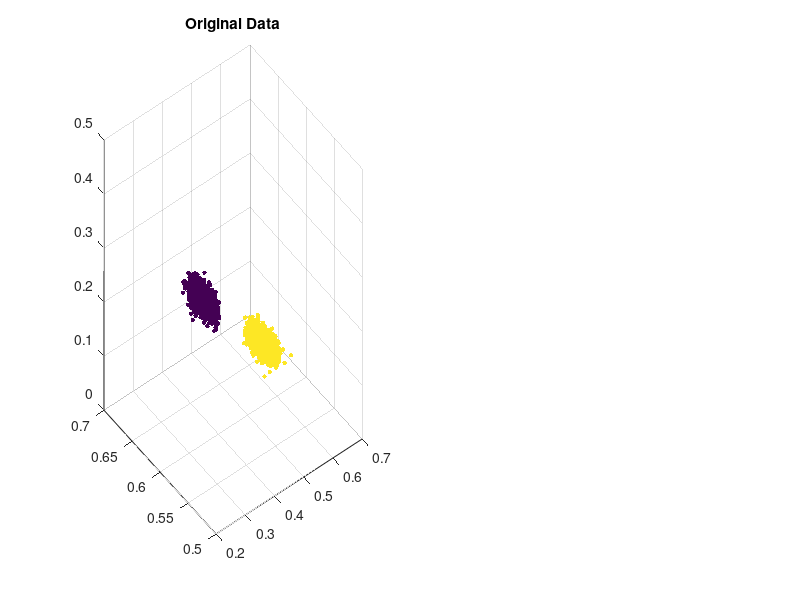

Here is the MATLAB script that generated this plot: (Note: this script raises an error after producing the figure.)
% To be run after 'measure_accuracy' is set in the branch of the FIt-SNE code: https://github.com/linqiaozhi/FIt-SNE/tree/accuracy2
addpath('../FIt-SNE_experimental/linqiaozhi/FIt-SNE')
rng(3)
dim = 3;
sigma_0 = .0001;
cluster_num = 2;
cluster_size = 2E3;
X_clusters = [];
col_clusters = repmat(1:cluster_num,cluster_size,1);
col_clusters = col_clusters(:);
for i = 1:cluster_num
    X_clusters = [X_clusters; mvnrnd(rand(dim,1)', diag(sigma_0*ones(dim,1)), cluster_size)];
end
N_clusters = size(X_clusters,1);

figure(19988)
subplot(121)
scatter3(X_clusters(:,1), X_clusters(:,2), X_clusters(:,3),10, col_clusters, 'filled');
title('Original Data')

% Run t-SNE

clear opts
opts.rand_seed = 3;
cluster_firstphase = fast_tsne(X_clusters, opts);

subplot(122)
scatter(cluster_firstphase(:,1), cluster_firstphase(:,2), 10, col_clusters, 'filled');
title('After t-SNE')
colormap(lines(cluster_num))
